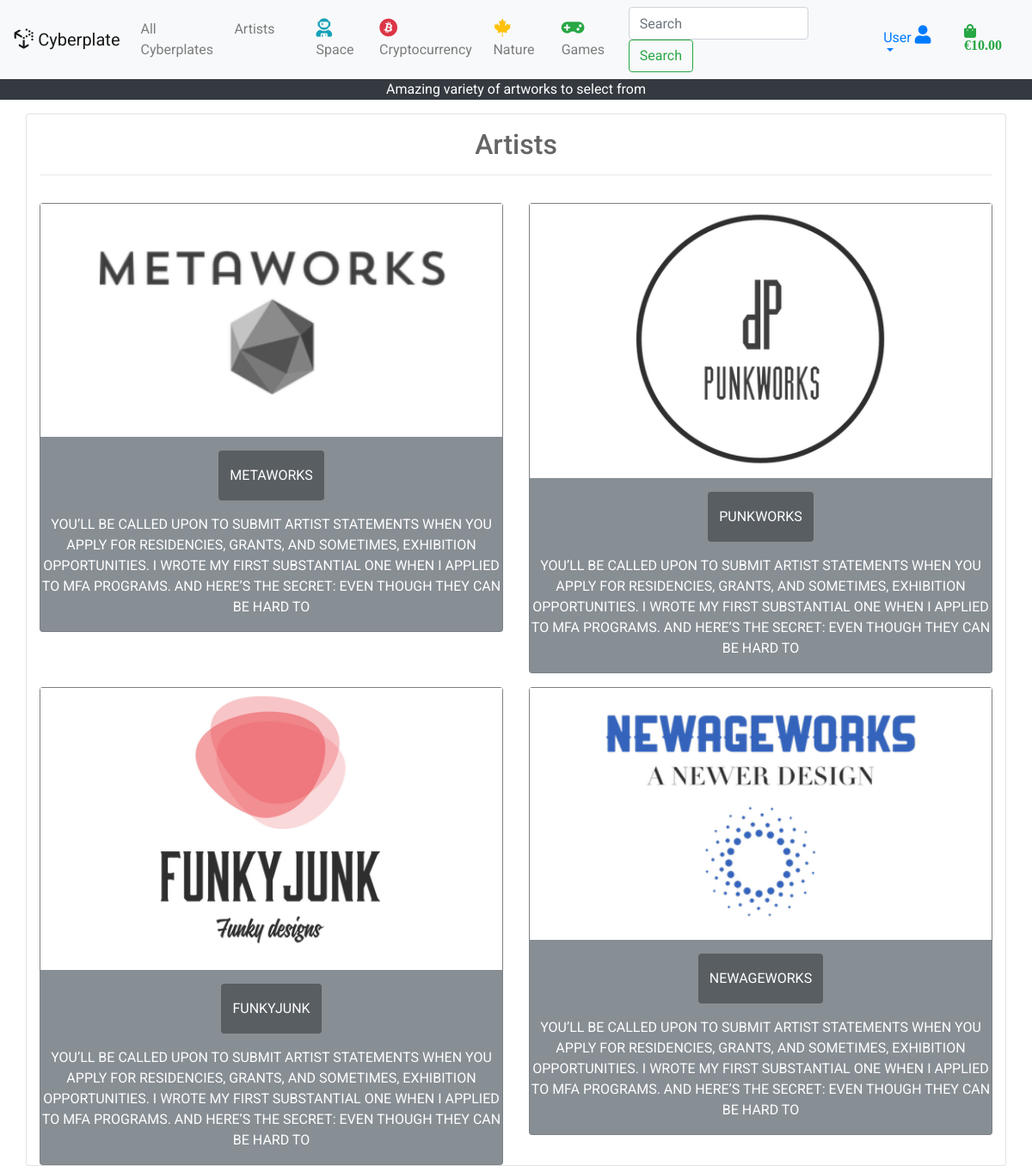
Page /products/artists/ on the committed database.
### products/models.py (models this page shows, shortened)
class Artist(models.Model):
    name = models.CharField(max_length=30)
    display_name = models.CharField(max_length=30)
    artist_description = models.TextField(max_length=250,
                                          null=True, blank=True)
    image_url = models.URLField(null=True, blank=True, max_length=1000)
    image = models.ImageField(null=True, blank=True)
    artist_key = models.IntegerField(null=True, blank=True)
    artist_tags = models.TextField(max_length=300,
                                   null=True, blank=True)

### products/views.py (the view)
# urls.py: path('artists/', views.artists, name='artists'),
def artists(request):
    all_artists = Artist.objects.all()
    context = {
        'all_artists': all_artists,
    }
    return render(request, 'products/artists.html', context)

### shopping_bag/context.py (called while the page is built, shortened)
def bag_contents(request):
    bag_items = []
    total = 0
    product_count = 0
    bag = request.session.get('bag', {})
    if total < settings.FREE_DELIVERY_THRESHOLD:
        delivery = 10
        free_delivery_delta = settings.FREE_DELIVERY_THRESHOLD - total
    else:
        delivery = 0
        free_delivery_delta = 0
    grand_total = delivery + total
    context = {
        'bag_items': bag_items,
        'total': total,
        'product_count': product_count,
        'delivery': delivery,
        'free_delivery_delta': free_delivery_delta,
        'free_delivery_threshold': settings.FREE_DELIVERY_THRESHOLD,
        'grand_total': grand_total,
    }
    return context

### products/templates/products/artists.html (shortened to what this page needs)
{% extends "base.html" %}
{% load static %}
{% block content %}
<div class="container h-100">
  <div class="row h-100">
    <div class="col-12 card">
      <div class="row">
        <div class="col text-black logo-font text-center mt-3">
          <h2>Artists</h2>
          <hr>
        </div>
      </div>
      <div class="row">
        {% for artist in all_artists %}
        <div class="col-lg-6 col-sm-12">
          <div class="card bg-secondary border-3 mt-3 text-white text-uppercase text-center">
            <img src="{{ MEDIA_URL }}{{ artist.image }}" alt="{{ artist.name }}">
            <p class="text-center">
              <a href="{% url 'artist_view' artist.id %}" class="btn bg-dark rounded-3 py-3 text-white mt-3">{{ artist.name }}</a>
            </p>
            <p class="text-center">
              {{ artist.artist_description }}
            </p>
          </div>
        </div>
        {% endfor %}
      </div>
    </div>
  </div>
</div>
{% endblock %}

### templates/base.html (shortened to what this page needs)
<!DOCTYPE html>
{% load static %}
<html lang="en">
<head>
  {% block corecss %}
  <link rel="stylesheet" href="https://stackpath.bootstrapcdn.com/bootstrap/4.4.1/css/bootstrap.min.css"
>
  <link rel="stylesheet" href="https://use.fontawesome.com/releases/v5.15.4/css/all.css"
>
  <link rel="stylesheet" href="{% static 'css/base.css' %}">
  {% endblock %}
</head>
<body>
  <nav class="navbar navbar-expand-lg navbar-light bg-light">
    <a class="navbar-brand" href="/">
      <i class="fab fa-uncharted fa-lg"></i> Cyberplate
    </a>
    <div class="collapse navbar-collapse" id="navbarSupportedContent">
      <ul class="navbar-nav mr-auto">
        <li class="nav-item">
          <a class="nav-link" href="/products/">All Cyberplates</a>
        </li>
        <li class="nav-item mr-3">
          <a class="nav-link" href="/products/artists/">Artists</a>
        </li>
        <li class="nav-item ml-3 d-flex justify-content-center">
          <a class="nav nav-link" href="/products/?category_selected=1"><i class="fas fa-user-astronaut fa-lg text-info"></i>
            Space</a>
        </li>
        <li class="nav-item d-flex justify-content-center">
          <a class="nav nav-link" href="/products/?category_selected=2"><i class="fab fa-bitcoin fa-lg text-danger"></i>
            Cryptocurrency</a>
        </li>
        <li class="nav-item d-flex justify-content-center">
          <a class="nav nav-link" href="/products/?category_selected=3"><i class="fab fa-canadian-maple-leaf fa-lg text-warning"></i>
            Nature</a>
        </li>
        <li class="nav-item d-flex justify-content-center">
          <a class="nav nav-link" href="/products/?category_selected=4"><i class="fas fa-gamepad fa-lg text-success"></i> Games</a>
        </li>
      </ul>
      <form class="form-inline my-2 my-lg-0 ml-auto" method="GET" action="/products/">
        <input class="form-control mr-sm-2" type="search" NAME="search" placeholder="Search" aria-label="Search">
        <button class="btn btn-outline-success my-2 my-sm-0" type="submit">Search</button>
      </form>
      <div class="nav-item nav nav-link dropdown">
        <a class="nav-link nav dropdown-toggle d-flex" href="#" id="navbarDropdown" role="button" data-toggle="dropdown"
          aria-haspopup="true" aria-expanded="false">{% if request.user.is_authenticated %} <h6 class="text-success">
            Welcome {{ request.user }} <i class="fas fa-user-check fa-lg text-success"></i></h6>{% else %} User <i
            class=" ml-1 fas fa-user fa-lg"></i>{% endif %}
        </a>
      </div>
      <a href="/shopping_bag/shopping_bag">
        <p class="my-1 ml-1 mr-2">
          {% if grand_total %}
          <i class="fas fa-shopping-bag text-success"> €{{ grand_total|floatformat:2 }}</i>
          {% else %}
          €10.00
          {% endif %}
        </p>
      </a>
    </div>
  </nav>
  <div class="text-center">
    <p class="navbar-light bg-dark text-white mx-auto">
      Amazing variety of artworks to select from
    </p>
  </div>
  {% block content %}
  {% endblock %}
</body>
</html>

### static/css/base.css (style rules this page uses)
html { height: 100%; font-family: 'Roboto', sans-serif; }
body { background: url('../../media/ms4background.jpg') no-repeat center center fixed; background-size: cover; height: calc(100vh - 164px); color: #555; font-family: 'Roboto', sans-serif; }
.card { opacity: 0.9 }

### rows in the picture
Artist: image (picture), name "METAWORKS", artist_description "YOU’LL BE CALLED UPON TO SUBMIT ARTIST STATEMENTS WHEN YOU APPLY FOR RESIDENCIES, GRANTS, AND SOMETIMES, EXHIBITION OPPORTUNITIES. I WROTE MY FIRST SUBSTANTIAL ONE WHEN I APPLIED TO MFA PROGRAMS. AND HERE’S THE SECRET: EVEN THOUGH THEY CAN BE HARD TO"
Artist: image (picture), name "PUNKWORKS", artist_description "YOU’LL BE CALLED UPON TO SUBMIT ARTIST STATEMENTS WHEN YOU APPLY FOR RESIDENCIES, GRANTS, AND SOMETIMES, EXHIBITION OPPORTUNITIES. I WROTE MY FIRST SUBSTANTIAL ONE WHEN I APPLIED TO MFA PROGRAMS. AND HERE’S THE SECRET: EVEN THOUGH THEY CAN BE HARD TO"
Artist: image (picture), name "FUNKYJUNK", artist_description "YOU’LL BE CALLED UPON TO SUBMIT ARTIST STATEMENTS WHEN YOU APPLY FOR RESIDENCIES, GRANTS, AND SOMETIMES, EXHIBITION OPPORTUNITIES. I WROTE MY FIRST SUBSTANTIAL ONE WHEN I APPLIED TO MFA PROGRAMS. AND HERE’S THE SECRET: EVEN THOUGH THEY CAN BE HARD TO"
Artist: image (picture), name "NEWAGEWORKS", artist_description "YOU’LL BE CALLED UPON TO SUBMIT ARTIST STATEMENTS WHEN YOU APPLY FOR RESIDENCIES, GRANTS, AND SOMETIMES, EXHIBITION OPPORTUNITIES. I WROTE MY FIRST SUBSTANTIAL ONE WHEN I APPLIED TO MFA PROGRAMS. AND HERE’S THE SECRET: EVEN THOUGH THEY CAN BE HARD TO"

### other values in the picture
{{ grand_total|floatformat:2 }} "10.00"
